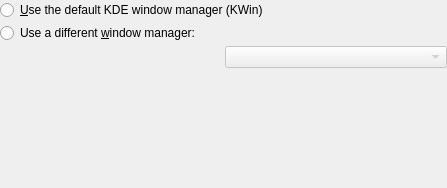
<ui version="4.0" >
 <class>WmConfig_UI</class>
 <widget class="QWidget" name="WmConfig_UI" >
  <property name="geometry" >
   <rect>
    <x>0</x>
    <y>0</y>
    <width>447</width>
    <height>188</height>
   </rect>
  </property>
  <property name="sizePolicy" >
   <sizepolicy vsizetype="MinimumExpanding" hsizetype="MinimumExpanding" >
    <horstretch>0</horstretch>
    <verstretch>0</verstretch>
   </sizepolicy>
  </property>
  <layout class="QGridLayout" >
   <property name="margin" >
    <number>0</number>
   </property>
   <item row="3" column="1" >
    <spacer>
     <property name="orientation" >
      <enum>Qt::Vertical</enum>
     </property>
     <property name="sizeType" >
      <enum>QSizePolicy::Expanding</enum>
     </property>
     <property name="sizeHint" stdset="0" >
      <size>
       <width>0</width>
       <height>87</height>
      </size>
     </property>
    </spacer>
   </item>
   <item row="1" column="0" colspan="2" >
    <widget class="QRadioButton" name="differentRB" >
     <property name="text" >
      <string>Use a different &amp;window manager:</string>
     </property>
    </widget>
   </item>
   <item row="2" column="0" >
    <spacer>
     <property name="orientation" >
      <enum>Qt::Horizontal</enum>
     </property>
     <property name="sizeType" >
      <enum>QSizePolicy::Fixed</enum>
     </property>
     <property name="sizeHint" stdset="0" >
      <size>
       <width>20</width>
       <height>20</height>
      </size>
     </property>
    </spacer>
   </item>
   <item row="0" column="0" colspan="2" >
    <widget class="QRadioButton" name="kwinRB" >
     <property name="text" >
      <string>&amp;Use the default KDE window manager (KWin)</string>
     </property>
    </widget>
   </item>
   <item row="2" column="1" >
    <layout class="QHBoxLayout" >
     <property name="margin" >
      <number>0</number>
     </property>
     <item>
      <widget class="QComboBox" name="wmCombo" >
       <property name="enabled" >
        <bool>false</bool>
       </property>
       <property name="sizePolicy" >
        <sizepolicy vsizetype="Fixed" hsizetype="Minimum" >
         <horstretch>1</horstretch>
         <verstretch>0</verstretch>
        </sizepolicy>
       </property>
      </widget>
     </item>
    </layout>
   </item>
  </layout>
 </widget>
 <layoutdefault spacing="3" margin="6" />
 <layoutfunction spacing="KDialog::spacingHint" margin="KDialog::marginHint" />
 <pixmapfunction>qPixmapFromMimeSource</pixmapfunction>
 <tabstops>
  <tabstop>kwinRB</tabstop>
  <tabstop>differentRB</tabstop>
  <tabstop>wmCombo</tabstop>
 </tabstops>
 <includes>
  <include location="local" >kdialog.h</include>
 </includes>
 <resources/>
 <connections>
  <connection>
   <sender>differentRB</sender>
   <signal>toggled(bool)</signal>
   <receiver>wmCombo</receiver>
   <slot>setEnabled(bool)</slot>
   <hints>
    <hint type="sourcelabel" >
     <x>20</x>
     <y>20</y>
    </hint>
    <hint type="destinationlabel" >
     <x>20</x>
     <y>20</y>
    </hint>
   </hints>
  </connection>
 </connections>
</ui>
